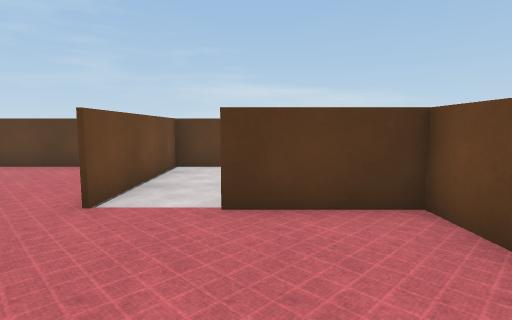
View 1 (above)

21 first-person views from a walk through a scene from a Unity 3-D project. The camera is 1.2 m above the floor, tilts 6° down and sees 80° across. The floor is counted in squares, 1 m on a side. Each view is taken from the middle of a square. On the plan, view 1 faces up. The plan holds only what a view shows up to about 13 squares ahead; the rest is blank. Some surface patterns are stand-ins.

View 2
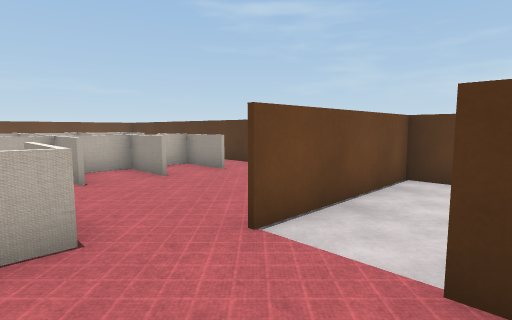

View 3
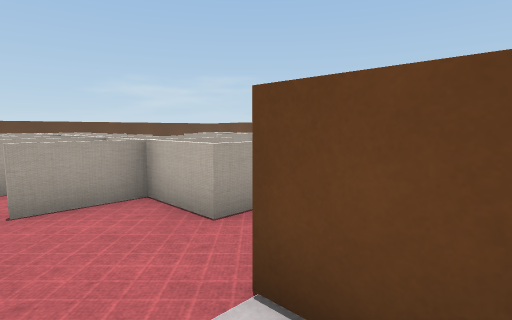

View 4
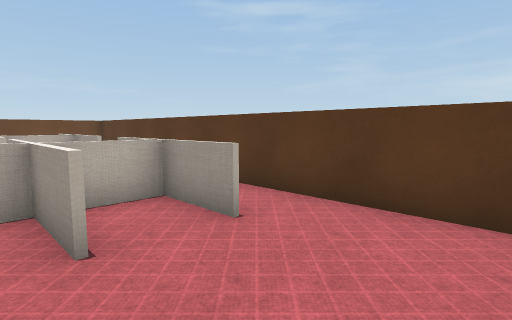

View 5
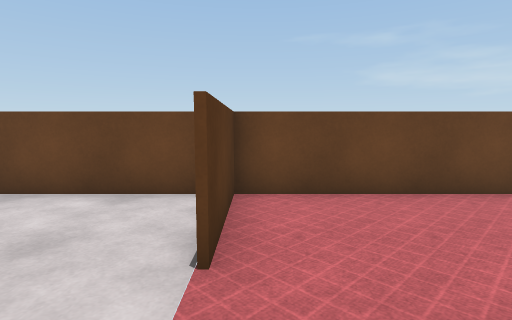

View 6
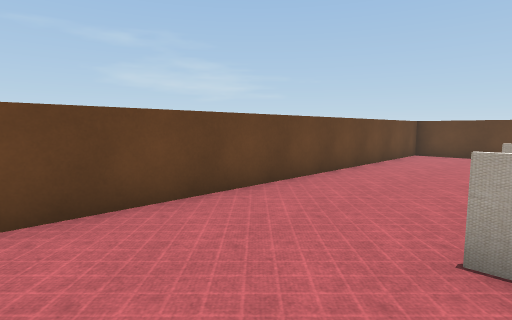

View 7
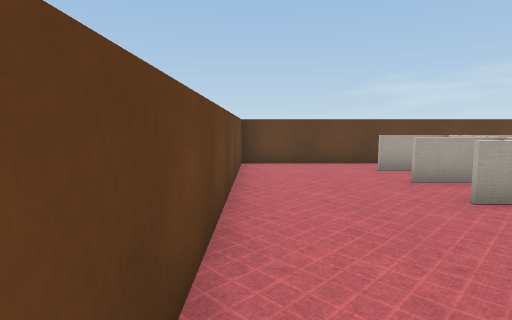

View 8
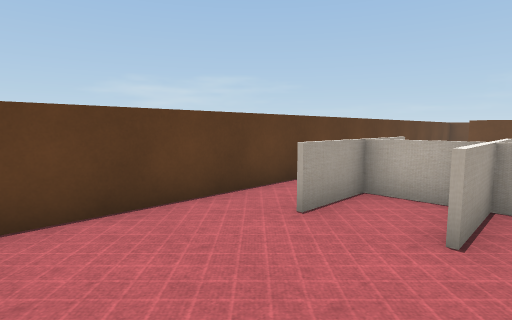

View 9
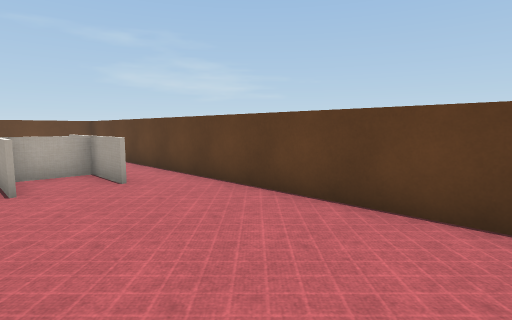

View 10
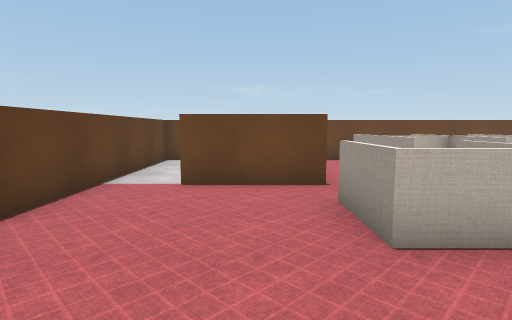

View 11
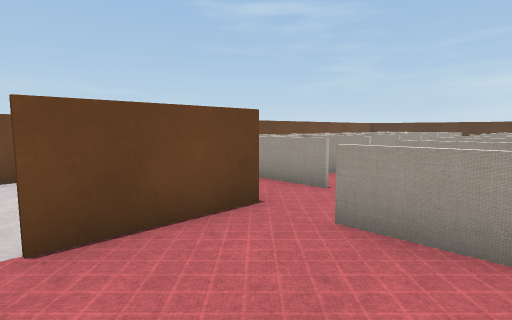

View 12
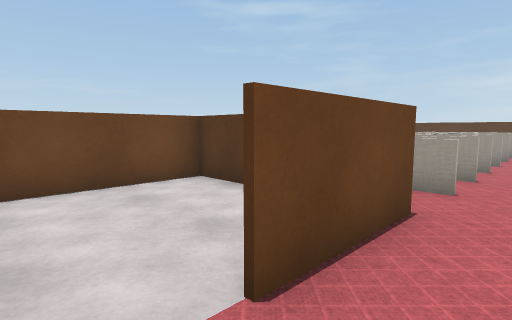

View 13
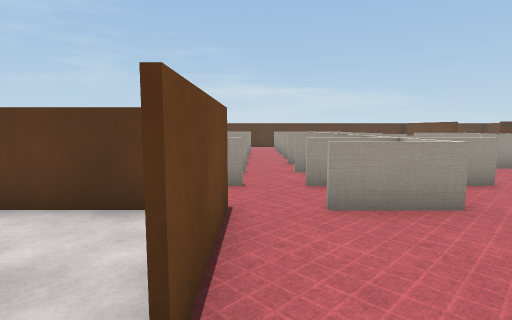

View 14
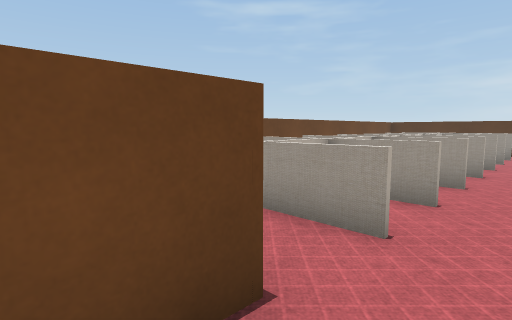

View 15
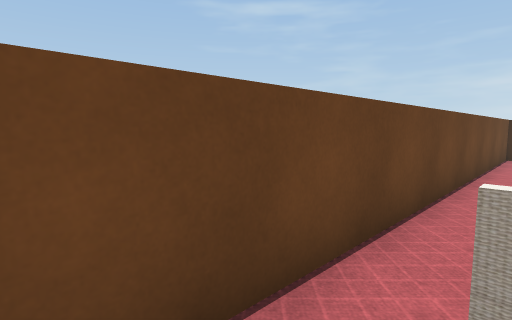

View 16
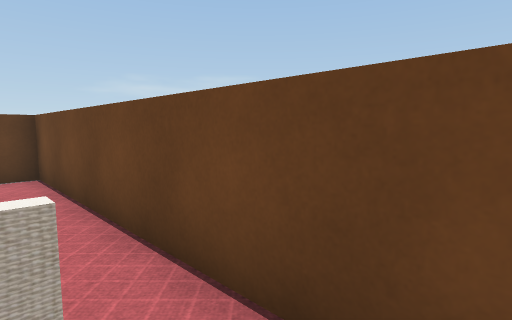

View 17
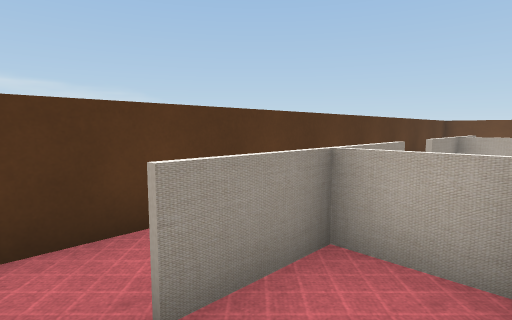

View 18
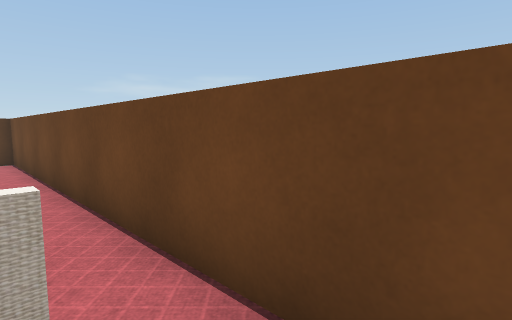

View 19
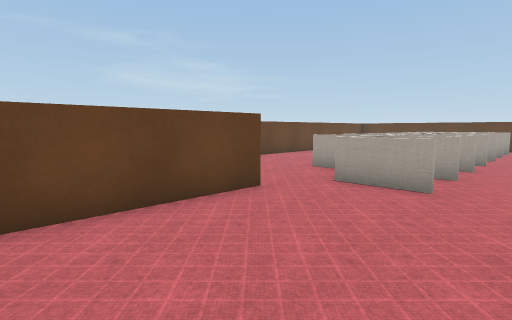

View 20
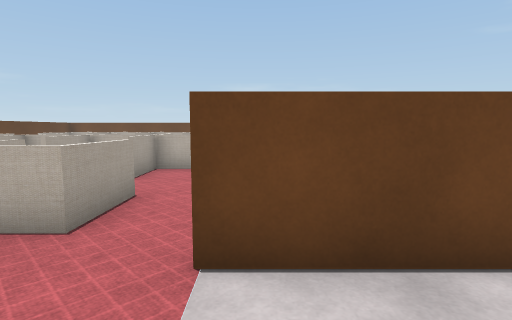

View 21
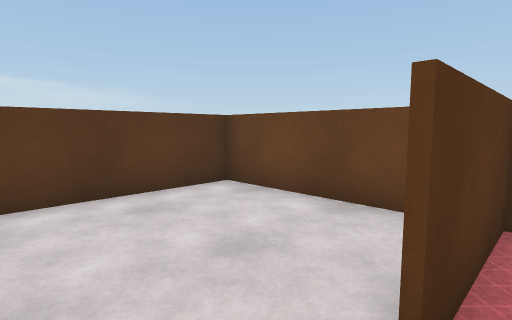

### Floor plan
Points are (right, up) in squares from view 1. A wall is a line through its corners. A room is listed if a view was taken in it or the views show most of it. See-through windows are left out.
Room 1 (views 1, 2, 4, 5, 6, 7, 8, 9, 10, 11, 12, 13, 14, 15, 16, 17, 18, 19, 21)
walls: (-13.1, -5.5) (-12.4, -5.5) (-12.4, -8.6); (-2.6, 4.4) (-2.6, 9.5); (-2.5, 5.6) (-2.5, 4.4); (-12.4, -10.4) (2.5, -10.4) (2.5, 4); (-17.5, -5.5) (-16.6, -5.5); (-3, 9.4) (-17.4, 9.4) (-17.4, -5.9); (2.5, 4.4) (-0.6, 4.4)
ways out: opening at (-1.5, 4.5) to room 2; opening at (-13, -9) to room 3
objects: other object (-16, -4) to (-15, -4); other object (-16, -2); other object (-16, 0) to (-15, 0); other object (-16, 2); other object (-16, 4) to (-15, 4); other object (-16, 6); other object (-16, 8) to (-15, 8); other object (-15, -2) to (-14, -1); other object (-15, 2) to (-14, 3); other object (-15, 6); other object (-14, -4) to (-13, -3); other object (-14, -2) to (-13, -2); other object (-14, 0) to (-13, 1); other object (-14, 2) to (-12, 2); other object (-14, 4); other object (-14, 4) to (-12, 5); other object (-14, 6) to (-13, 8); other object (-11, -6) to (-9, -5); other object (-11, -4); other object (-11, -2) to (-10, -2); other object (-11, 0) to (-10, 0); other object (-11, 2); other object (-11, 4) to (-10, 4); other object (-11, 6) to (-9, 6); other object (-11, 8) to (-9, 8); other object (-10, -4); other object (-10, 2); other object (-9, -4) to (-7, -3); other object (-9, -2) to (-7, 0); other object (-9, 0) to (-7, 1); other object (-9, 2) to (-8, 3); other object (-9, 4) to (-8, 5); other object (-9, 6) to (-7, 8); other object (-7, 2); other object (-7, 4); other object (-5, -9) to (-4, -9); other object (-5, -7) to (-4, -7); other object (-5, -5) to (-4, -5); other object (-5, -3) to (-4, -3); other object (-5, -1) to (-4, -1); other object (-5, 1) to (-3, 3); other object (-3, -9) to (-2, -8); other object (-3, -7) to (-2, -5); other object (-3, -4) to (-3, -3); other object (-3, -3) to (-2, -2); other object (-3, -1) to (-2, 1)
Room 2 (views 3, 20)
walls: (-2.5, 9.5) (-2.5, 5.6); (2.5, 4) (2.5, 9.4) (-3, 9.4)
ways out: opening at (-1.5, 4.5) to room 1
Room 3 (no view inside)
walls: (-13.6, -5.6) (-17.5, -5.6); (-17.4, -5.9) (-17.4, -10.4) (-12.4, -10.4)
ways out: opening at (-13, -9) to room 1

Where each view was taken, in squares from view 1:
view 1: 0 up, 0 right, facing up
view 2: 2 up, 0 right, facing up-left
view 3: 6 up, 1 left, facing down-left
view 4: 5 up, 4 left, facing up-left
view 5: 4 up, 3 left, facing right
view 6: 4 up, 2 left, facing down-right
view 7: 0 up, 2 right, facing down
view 8: 6 down, 2 right, facing down-left
view 9: 6 down, 12 left, facing down-right
view 10: 7 down, 6 left, facing left
view 11: 9 down, 9 left, facing up-left
view 12: 10 down, 11 left, facing up-left
view 13: 10 down, 12 left, facing up
view 14: 7 down, 11 left, facing up-left
view 15: 5 down, 16 left, facing up-left
view 16: 3 up, 16 left, facing down-left
view 17: 6 up, 17 left, facing up-right
view 18: 7 up, 16 left, facing down-left
view 19: 9 up, 7 left, facing down-right
view 20: 5 up, 0 right, facing left
view 21: 4 up, 2 left, facing up-right
